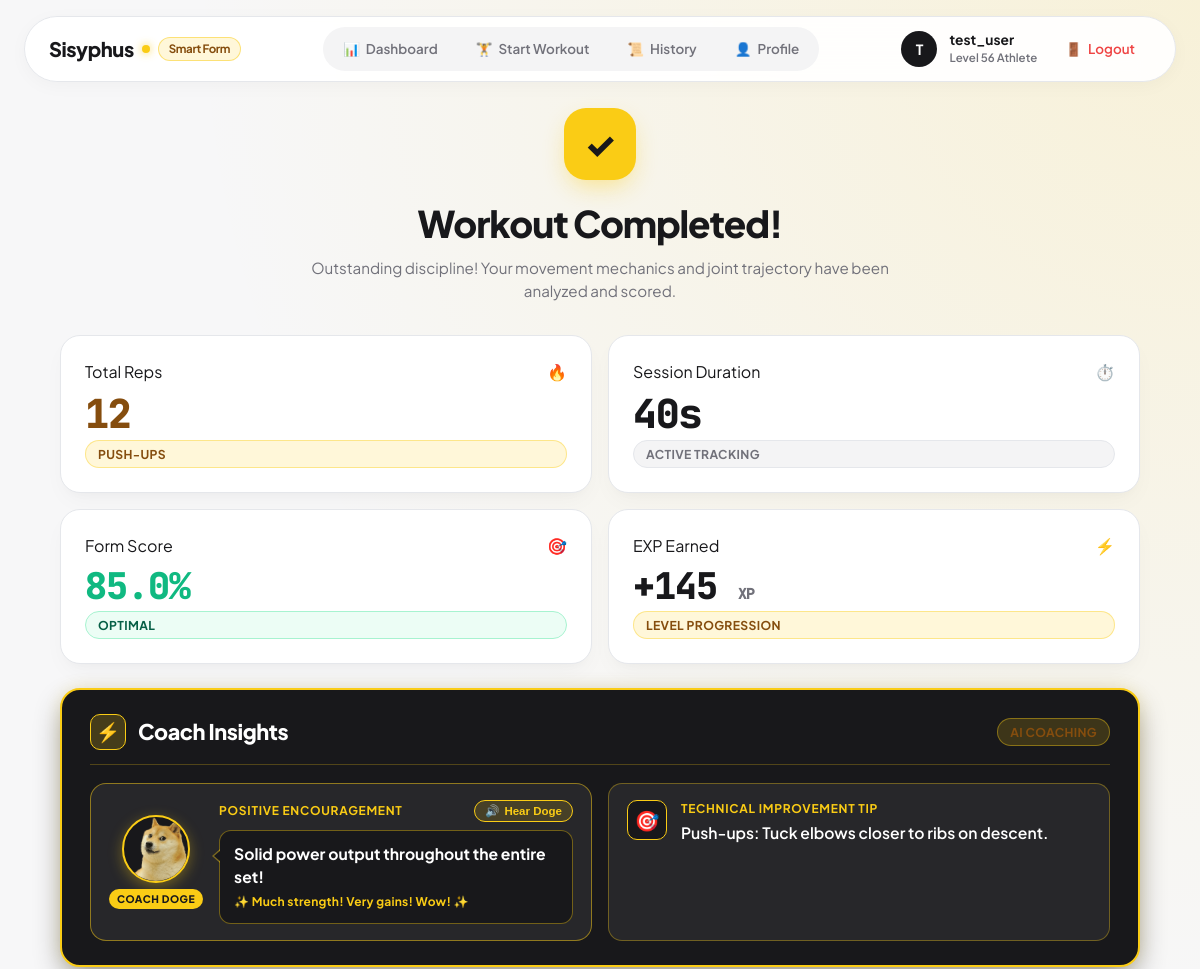
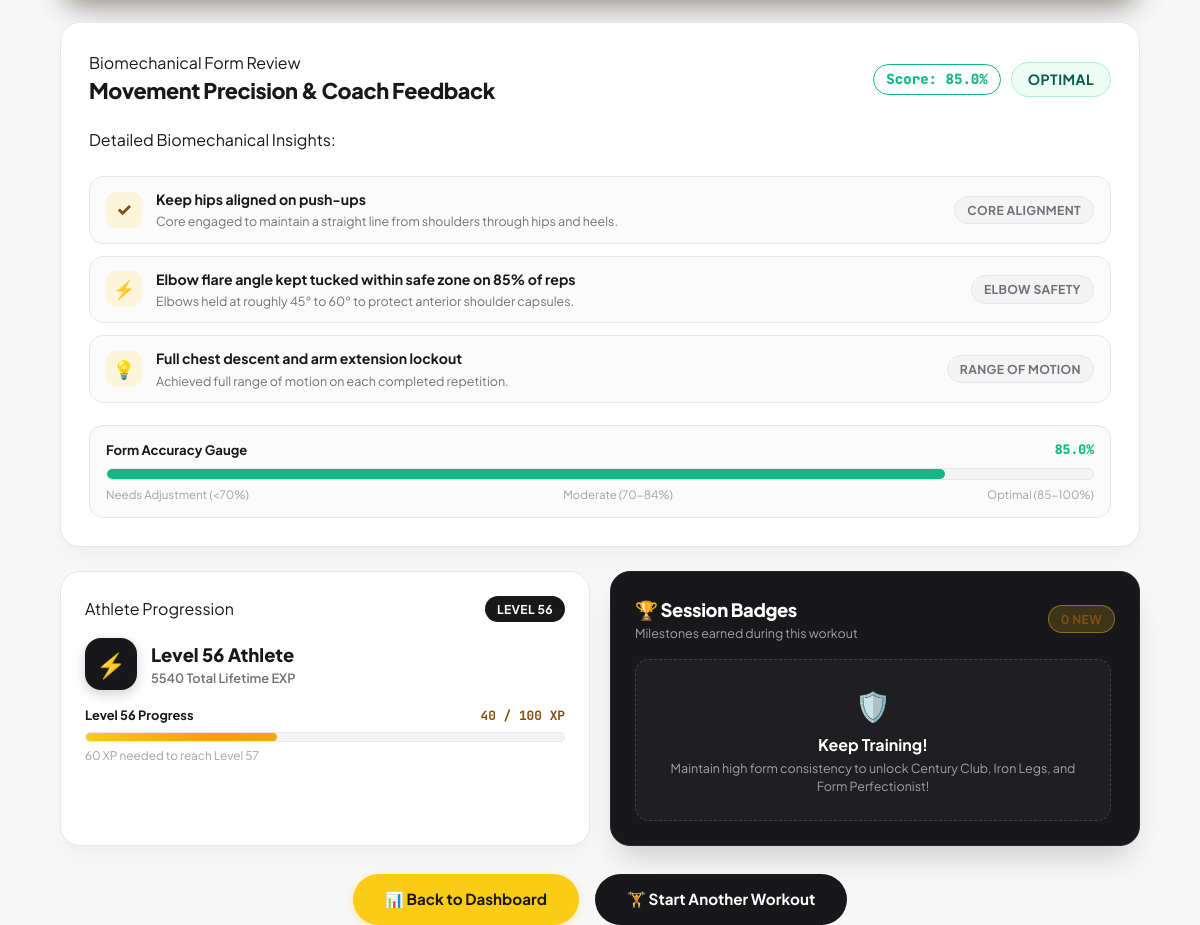
The page /summary/30 (signed in) on the database its author committed (2 pictures, top to bottom).
### app.py (models this page shows, shortened)
class User(UserMixin, db.Model):
    __tablename__ = 'users'
    id = db.Column(db.Integer, primary_key=True)
    username = db.Column(db.String(80), unique=True, nullable=False, index=True)
    password_hash = db.Column(db.String(255), nullable=False)
    exp = db.Column(db.Integer, default=0, nullable=False)
    level = db.Column(db.Integer, default=1, nullable=False)
    created_at = db.Column(db.DateTime, default=lambda: datetime.now(timezone.utc))
    sessions = db.relationship('ExerciseSession', backref='user', lazy=True, cascade='all, delete-orphan')
    badges = db.relationship('Badge', backref='user', lazy=True, cascade='all, delete-orphan')

class ExerciseSession(db.Model):
    __tablename__ = 'exercise_sessions'
    id = db.Column(db.Integer, primary_key=True)
    user_id = db.Column(db.Integer, db.ForeignKey('users.id'), nullable=False, index=True)
    exercise_type = db.Column(db.String(50), nullable=False)
    rep_count = db.Column(db.Integer, nullable=False, default=0)
    total_duration_seconds = db.Column(db.Float, nullable=False, default=0.0)
    timestamp = db.Column(db.DateTime, default=lambda: datetime.now(timezone.utc), index=True)
    avg_form_accuracy = db.Column(db.Float, nullable=False, default=100.0)

### app.py (the view, shortened to what this page needs)
@app.route('/summary/<int:session_id>')
@login_required
def summary(session_id):
    session_record = ExerciseSession.query.filter_by(id=session_id, user_id=current_user.id).first_or_404()
    score = session_record.avg_form_accuracy
    if score >= 85:
        form_status = "Optimal"
        badge_class = "badge-optimal"
        badge_color = "#10b981"
    elif score >= 70:
        form_status = "Moderate"
        badge_class = "badge-moderate"
        badge_color = "#f59e0b"
    else:
        form_status = "Needs Adjustment"
        badge_class = "badge-adjustment"
        badge_color = "#ef4444"
    insights = []
    ex_lower = session_record.exercise_type.lower()
    score_int = int(round(score))
    if "squat" in ex_lower:
        insights.append({
            "title": f"Squat depth consistent on {score_int}% of reps",
            "detail": "Knee flexion and hip crease reached parallel with the knee joint to engage quads and glutes.",
            "tag": "Depth Consistency"
        })
        insights.append({
            "title": "Knee alignment maintained through eccentric descent" if score >= 75 else "Keep knees driven outward over toes",
            "detail": "No significant knee valgus collapse detected during active rep cycles." if score >= 75 else "Drive knees outward to avoid excessive medial stress on ligaments.",
            "tag": "Joint Alignment"
        })
        insights.append({
            "title": "Controlled descent tempo maintained",
            "detail": "Smooth eccentric descent prevented bounce at bottom of rep range.",
            "tag": "Cadence & Tempo"
        })
    elif "push" in ex_lower:
        insights.append({
            "title": "Keep hips aligned on push-ups",
            "detail": "Core engaged to maintain a straight line from shoulders through hips and heels.",
            "tag": "Core Alignment"
        })
        insights.append({
            "title": f"Elbow flare angle kept tucked within safe zone on {score_int}% of reps",
            "detail": "Elbows held at roughly 45° to 60° to protect anterior shoulder capsules.",
            "tag": "Elbow Safety"
        })
        insights.append({
            "title": "Full chest descent and arm extension lockout",
            "detail": "Achieved full range of motion on each completed repetition.",
            "tag": "Range of Motion"
        })
    if score >= 90:
        coach_encouragement = "Outstanding effort! Elite execution throughout the entire workout."
    elif score >= 80:
        coach_encouragement = "Solid power output throughout the entire set!"
    elif score >= 70:
        coach_encouragement = "Strong determination and consistent drive on every rep!"
    else:
        coach_encouragement = "Fierce dedication! Keep pushing your limits every session."
    if score >= 90:
        coach_tip = "Precision: Flawless movement pattern. Maintain this rhythm next set."
    elif "squat" in ex_lower:
        if score < 75:
            coach_tip = "Squats: Sink hips two inches deeper at the bottom."
        else:
            coach_tip = "Squats: Drive knees outward over toes throughout descent."
    elif "push" in ex_lower:
        if score < 75:
            coach_tip = "Push-ups: Keep spine neutral from neck to ankles."
        else:
            coach_tip = "Push-ups: Tuck elbows closer to ribs on descent."
    elif "curl" in ex_lower:
        if score < 75:
            coach_tip = "Curls: Pin elbows against your ribs."
        else:
            coach_tip = "Curls: Squeeze biceps at peak and lower smoothly."
    else:
        if score < 75:
            coach_tip = "Form: Move smoothly through the full range of motion."
        else:
            coach_tip = "Form: Maintain core bracing through each repetition."
    exp_earned = max(10, session_record.rep_count * 10) + (50 if score >= 90 else (25 if score >= 75 else 0))
    user_exp = current_user.exp or 0
    user_level = current_user.level or 1
    exp_in_level = user_exp % 100
    exp_progress_pct = exp_in_level
    exp_needed = 100 - exp_in_level
    now_utc = datetime.now(timezone.utc)
    new_badges = []
    for b in current_user.badges:
        if b.unlocked_at:
            b_dt = b.unlocked_at
            if b_dt.tzinfo is None:
                b_dt = b_dt.replace(tzinfo=timezone.utc)
            if abs((now_utc - b_dt).total_seconds()) < 120:
                new_badges.append(b)
    return render_template(
        'summary.html',
        session=session_record,
        form_status=form_status,
        badge_class=badge_class,
        badge_color=badge_color,
        insights=insights,
        coach_encouragement=coach_encouragement,
        coach_tip=coach_tip,
        exp_earned=exp_earned,
        user_level=user_level,
        user_exp=user_exp,
        exp_in_level=exp_in_level,
        exp_progress_pct=exp_progress_pct,
        exp_needed=exp_needed,
        new_badges=new_badges
    )

### templates/summary.html (shortened to what this page needs)
{% extends "layout.html" %}
{% block content %}
<div class="summary-container">
  <div class="summary-hero-section">
    <div class="summary-hero-badge">✓</div>
    <h1 class="summary-title">Workout Completed!</h1>
    <p class="summary-subtitle">
      Outstanding discipline! Your movement mechanics and joint trajectory have been analyzed and scored.
    </p>
  </div>
  <div class="analytics-row-grid">
    <div class="bento-card analytics-stat-card">
      <div class="stat-top-row">
        <span class="stat-label">Total Reps</span>
        <span class="stat-icon">🔥</span>
      </div>
      <div class="stat-figure analytics-figure-reps">{{ session.rep_count }}</div>
      <span class="pill-tag pill-yellow">{{ session.exercise_type }}</span>
    </div>
    <div class="bento-card analytics-stat-card">
      <div class="stat-top-row">
        <span class="stat-label">Session Duration</span>
        <span class="stat-icon">⏱️</span>
      </div>
      <div class="stat-figure">{{ session.total_duration_seconds | format_duration }}</div>
      <span class="pill-tag pill-gray">Active Tracking</span>
    </div>
    <div class="bento-card analytics-stat-card">
      <div class="stat-top-row">
        <span class="stat-label">Form Score</span>
        <span class="stat-icon">🎯</span>
      </div>
      <div class="stat-figure analytics-figure-score" style="color: {{ badge_color }};">
        {{ session.avg_form_accuracy }}%
      </div>
      <span class="pill-tag {{ badge_class }}">
        {{ form_status }}
      </span>
    </div>
    <div class="bento-card analytics-stat-card">
      <div class="stat-top-row">
        <span class="stat-label">EXP Earned</span>
        <span class="stat-icon">⚡</span>
      </div>
      <div class="stat-figure analytics-figure-exp">
        +{{ exp_earned }} <span class="exp-sub">XP</span>
      </div>
      <span class="pill-tag pill-yellow">Level Progression</span>
    </div>
  </div>
  <div class="bento-card coach-insights-card" style="background: #18181b; border: 2px solid #facc15; border-radius: 20px; color: #ffffff; padding: 24px 28px; margin-bottom: 24px;">
    <div class="coach-insights-header">
      <div class="coach-insights-title-group">
        <span class="coach-insights-badge">⚡</span>
        <h2 class="coach-insights-heading">Coach Insights</h2>
      </div>
      <span class="pill-tag pill-yellow">AI Coaching</span>
    </div>
    <div class="coach-insights-grid">
      <div class="coach-insight-item doge-coach-item">
        <div class="doge-avatar-container">
          <img src="{{ url_for('static', filename='doge.png') }}" alt="Coach Doge" class="doge-coach-avatar">
          <span class="doge-badge-pill">Coach Doge</span>
        </div>
        <div class="coach-insight-text-group doge-speech-bubble-wrapper">
          <div class="doge-speech-header">
            <span class="coach-insight-label">Positive Encouragement</span>
            <button type="button" id="btn-doge-speak" class="doge-voice-btn" title="Hear Coach Doge speak" onclick="speakDogeEncouragement()">
              <span class="voice-icon">🔊</span> Hear Doge
            </button>
          </div>
          <div class="doge-speech-bubble">
            <div class="coach-insight-body doge-speech-text" id="doge-encouragement-text">{{ coach_encouragement }}</div>
            <div class="doge-speech-flair">✨ Much strength! Very gains! Wow! ✨</div>
          </div>
        </div>
      </div>
      <div class="coach-insight-item">
        <div class="coach-insight-icon-box">🎯</div>
        <div class="coach-insight-text-group">
          <div class="coach-insight-label">Technical Improvement Tip</div>
          <div class="coach-insight-body">{{ coach_tip }}</div>
        </div>
      </div>
    </div>
  </div>
  <div class="form-review-panel bento-card">
    <div class="form-review-header">
      <div>
        <div class="stat-label">Biomechanical Form Review</div>
        <h2 class="form-review-title">Movement Precision & Coach Feedback</h2>
      </div>
      <div class="form-status-badge-wrap">
        <span class="overall-score-pill" style="border-color: {{ badge_color }}; color: {{ badge_color }};">
          Score: {{ session.avg_form_accuracy }}%
        </span>
        <span class="pill-tag {{ badge_class }} status-badge-large">
          {{ form_status }}
        </span>
      </div>
    </div>
    <div class="form-insights-list">
      <div class="stat-label" style="margin-bottom: 12px;">Detailed Biomechanical Insights:</div>
      {% for insight in insights %}
        <div class="insight-row">
          <div class="insight-icon" style="background: rgba(250, 204, 21, 0.15); color: #854d0e;">
            {% if loop.first %}✓{% elif loop.index == 2 %}⚡{% else %}💡{% endif %}
          </div>
          <div class="insight-text">
            <strong>{{ insight.title }}</strong>
            <p>{{ insight.detail }}</p>
          </div>
          <span class="pill-tag pill-gray insight-tag">{{ insight.tag }}</span>
        </div>
      {% endfor %}
    </div>
    <div class="form-gauge-section">
      <div class="form-gauge-labels">
        <span>Form Accuracy Gauge</span>
        <span style="font-family: 'JetBrains Mono', monospace; font-weight: 800; color: {{ badge_color }};">
          {{ session.avg_form_accuracy }}%
        </span>
      </div>
      <div class="form-gauge-track">
        <div class="form-gauge-fill" style="width: {{ session.avg_form_accuracy }}%; background: {{ badge_color }};"></div>
      </div>
      <div class="gauge-scale-row">
        <span>Needs Adjustment (&lt;70%)</span>
        <span>Moderate (70-84%)</span>
        <span>Optimal (85-100%)</span>
      </div>
    </div>
  </div>
  <div class="summary-secondary-grid">
    <div class="bento-card">
      <div class="card-header-flex">
        <span class="stat-label">Athlete Progression</span>
        <span class="pill-tag pill-charcoal">Level {{ user_level }}</span>
      </div>
      <div class="profile-info-row" style="margin: 16px 0;">
        <div class="profile-avatar-box">⚡</div>
        <div>
          <div class="profile-user-name">Level {{ user_level }} Athlete</div>
          <div class="profile-user-role">{{ user_exp }} Total Lifetime EXP</div>
        </div>
      </div>
      <div class="exp-progress-block">
        <div class="exp-label-row">
          <span>Level {{ user_level }} Progress</span>
          <span class="exp-figures">{{ exp_in_level }} / 100 XP</span>
        </div>
        <div class="exp-track">
          <div class="exp-fill exp-bar-animated" style="width: {{ exp_progress_pct }}%;"></div>
        </div>
        <div class="exp-needed-text">
          {{ exp_needed }} XP needed to reach Level {{ user_level + 1 }}
        </div>
      </div>
    </div>
    <div class="bento-dark-card">
      <div class="card-header-flex">
        <div>
          <h3 class="quests-heading">🏆 Session Badges</h3>
          <p class="quests-subheading">Milestones earned during this workout</p>
        </div>
        <span class="pill-tag pill-yellow">{{ new_badges|length if new_badges else 0 }} New</span>
      </div>
      <div class="badges-scroll-list" style="margin-top: 14px;">
        {% if new_badges %}
          {% for b in new_badges %}
            <div class="badge-list-item unlocked-item">
              <div class="badge-item-left">
                <div class="badge-icon-box">{{ b.icon }}</div>
                <div>
                  <div class="badge-name text-white">{{ b.name }}</div>
                  <div class="badge-desc">{{ b.description }}</div>
                </div>
              </div>
              <span class="pill-tag pill-unlocked">🎉 UNLOCKED!</span>
            </div>
          {% endfor %}
        {% else %}
          <div class="empty-badges-box">
            <span style="font-size: 1.8rem;">🛡️</span>
            <div style="font-weight: 700; color: #ffffff; margin-top: 6px;">Keep Training!</div>
            <p style="font-size: 0.78rem; color: #a1a1aa; margin-top: 2px;">
              Maintain high form consistency to unlock Century Club, Iron Legs, and Form Perfectionist!
            </p>
          </div>
        {% endif %}
      </div>
    </div>
  </div>
  <div class="summary-actions-row">
    <a href="/dashboard" class="btn-yellow summary-action-btn">
      <span>📊 Back to Dashboard</span>
    </a>
    <a href="/workout" class="btn-charcoal summary-action-btn">
      <span>🏋️ Start Another Workout</span>
    </a>
  </div>
</div>
{% endblock %}

### templates/layout.html (shortened to what this page needs)
<!DOCTYPE html>
<html lang="en">
<head>
  <link rel="stylesheet" href="{{ url_for('static', filename='css/style.css') }}">
</head>
<body>
  <header class="navbar-container">
    <nav class="navbar-floating">
      <a href="/" class="logo-text">
        <span>Sisyphus</span>
        <span class="logo-dot"></span>
        <span class="logo-badge">Smart Form</span>
      </a>
      <div class="nav-pills">
        {% if current_user.is_authenticated %}
          <a href="/dashboard" class="nav-pill {% if request.path in ['/', '/dashboard'] %}active{% endif %}">
            <span class="nav-tab-icon">📊</span>
            <span>Dashboard</span>
          </a>
          <a href="/workout" class="nav-pill {% if request.path == '/workout' %}active{% endif %}">
            <span class="nav-tab-icon">🏋️</span>
            <span>Start Workout</span>
          </a>
          <a href="/dashboard#history" class="nav-pill">
            <span class="nav-tab-icon">📜</span>
            <span>History</span>
          </a>
          <a href="/dashboard#profile" class="nav-pill">
            <span class="nav-tab-icon">👤</span>
            <span>Profile</span>
          </a>
        {% endif %}
      </div>
      <div class="user-badge-wrap">
        {% if current_user.is_authenticated %}
          <div class="user-avatar" title="{{ current_user.username }}">{{ current_user.username[0]|upper }}</div>
          <div class="user-meta-info">
            <div class="user-meta-name">{{ current_user.username }}</div>
            <div class="user-meta-level">Level {{ current_user.level }} Athlete</div>
          </div>
          <a href="/logout" class="nav-pill logout-btn" title="Sign Out">
            <span>🚪</span>
            <span class="logout-text">Logout</span>
          </a>
        {% else %}
          <a href="/register" class="btn-yellow join-btn">Join Sisyphus</a>
        {% endif %}
      </div>
    </nav>
  </header>
  <main class="container">
    {% block content %}{% endblock %}
  </main>
</body>
</html>

### rows shown on the page
User: username "T", username "test_user", level "56", exp "5540"
ExerciseSession: rep_count "12", exercise_type "PUSH-UPS", total_duration_seconds "40s", avg_form_accuracy "85.0"

### other values the page prints
{{ exp_earned }} "145"
{{ coach_encouragement }} "Solid power output throughout the entire set!"
{{ coach_tip }} "Push-ups: Tuck elbows closer to ribs on descent."
{{ insight.title }} "Keep hips aligned on push-ups" "Elbow flare angle kept tucked within safe zone on 85% of reps" "Full chest descent and arm extension lockout"
{{ insight.detail }} "Core engaged to maintain a straight line from shoulders through hips and heels." "Elbows held at roughly 45° to 60° to protect anterior shoulder capsules." "Achieved full range of motion on each completed repetition."
{{ insight.tag }} "CORE ALIGNMENT" "ELBOW SAFETY" "RANGE OF MOTION"
{{ user_level }} "56"
{{ exp_in_level }} "40"
{{ exp_needed }} "60"
{{ user_level + 1 }} "57"
{{ new_badges|length if new_badges else 0 }} "0"
